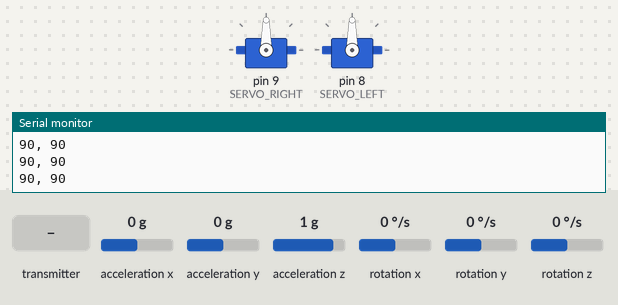
Recording of a sketch running on a simulated Arduino Uno, built with avr-gcc and run on an emulated ATmega328P. Shown: 2 × servo, the last lines printed to the serial monitor. Wiring (inferred from the names in the program): MPU-6050 motion sensor at I2C address 0x68. Inputs (shaded band) come from the test bench; at power-on: acceleration y 0 g, rotation x 0 °/s, acceleration x 0 g, acceleration z 1 g, rotation y 0 °/s, rotation z 0 °/s.

Above: at 1.6 s.
1.7 s: acceleration y set to -1.4 g
At 3.54 s:
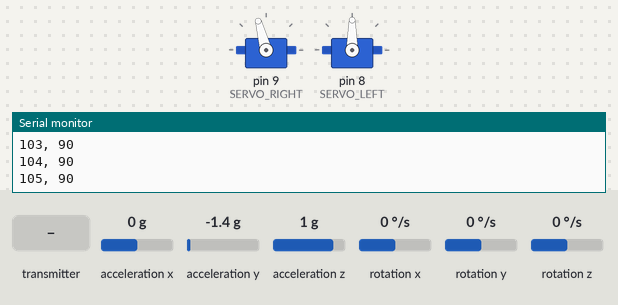
4.7 s: rotation x set to 192 °/s
At 5.5 s:
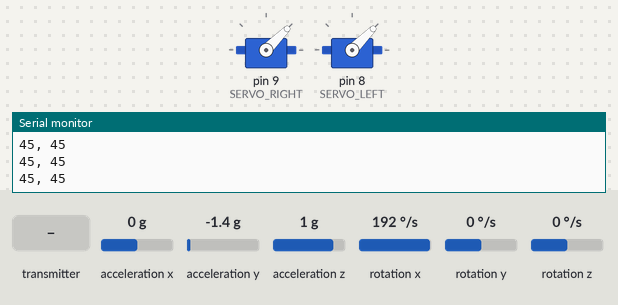
6.6 s: the transmitter starts sending readChannel.0 = 1000
At 7.6 s:
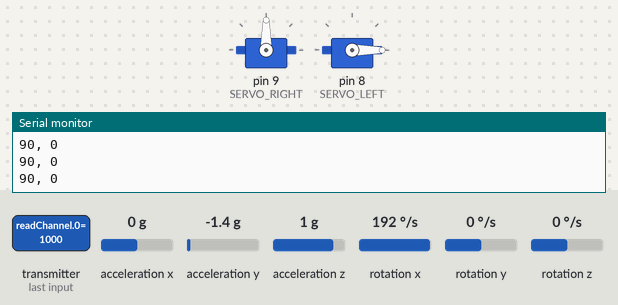
8.1 s: rotation x set to -100 °/s
At 10.95 s:
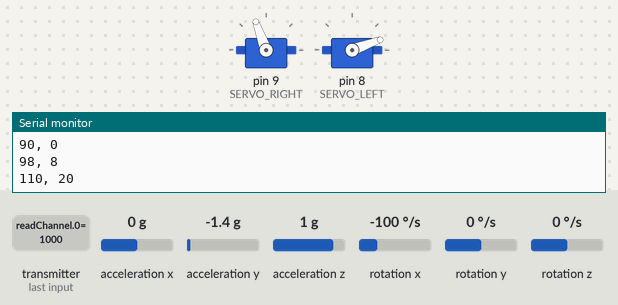
11.1 s: the transmitter starts sending readChannel.0 = 1250
14.1 s: rotation x set to 100 °/s
At 17.8 s:
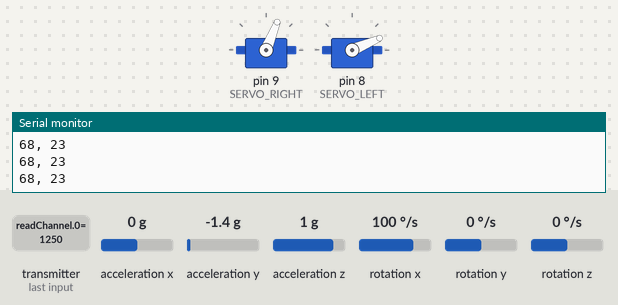
Timing chart, 0 to 18.1 s (numbered marks = the images above; inputs shaded):
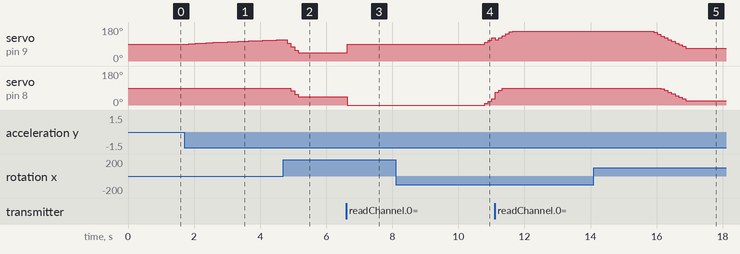

Measured:
- after the input at 1.7 s, servo on pin 9 (SERVO_RIGHT): moves from 90° to 112° over 2.7 s, starting after 0.14 s
- after the input at 4.7 s, servo on pin 8 (SERVO_LEFT): 90° → 75° after 0.23 s, → 56° 0.11 s later, → 45° 0.11 s later
- after the input at 6.6 s, servo on pin 9 (SERVO_RIGHT): 45° → 90° at once; servo on pin 8 (SERVO_LEFT): 45° → 0° at once
- after the input at 8.1 s, servo on pin 9 (SERVO_RIGHT): 90° → 98° after 2.7 s, → 110° 0.11 s later, → 122° 0.11 s later; servo on pin 8 (SERVO_LEFT): 0° → 8° after 2.7 s, → 20° 0.11 s later, → 32° 0.11 s later
- after the input at 14.1 s, servo on pin 9 (SERVO_RIGHT): moves from 158° to 68° over 0.96 s, starting after 1.8 s; servo on pin 8 (SERVO_LEFT): moves from 90° to 23° over 0.75 s, starting after 2.0 s

The sketch:

CONTROLLER.ino
```cpp
#include <IBusBM.h>
#include <Servo.h>
#include <Wire.h>
#include <MPU6050.h>
#include <MadgwickAHRS.h>

#define SERVO_RIGHT 9
#define SERVO_LEFT 8
IBusBM IBus;
Servo ServoRight;
Servo ServoLeft;

int CH1 = 0;
int CH2 = 0;
int CH3 = 0;
int CH4 = 0;
int CH5 = 0;
int CH6 = 0;

const int MPU = 0x68; // MPU6050 I2C address
float AccX, AccY, AccZ;
float GyroX, GyroY, GyroZ;
float accAngleX, accAngleY, accAngleZ; // Add Z-axis angle
float gyroAngleX, gyroAngleY, gyroAngleZ; // Add Z-axis angle
float angleX, angleY, angleZ; // Add Z-axis angle
float AccErrorX, AccErrorY, AccErrorZ; // Add Z-axis error
float GyroErrorX, GyroErrorY, GyroErrorZ; // Add Z-axis error
float elapsedTime, currentTime, previousTime;
int c = 0;

void setup() {
  Serial.begin(9600);

  // Initialize MPU6050
  initialize_MPU6050();

  // Calculate IMU error
  calculate_IMU_error();

  // Initialize iBus
  IBus.begin(Serial);

  // Attach servos and set them to the neutral position
  ServoRight.attach(SERVO_RIGHT);
  ServoLeft.attach(SERVO_LEFT);

  ServoRight.write(90); // Set right servo to neutral
  ServoLeft.write(90);  // Set left servo to neutral
}

void loop() {
  read_IMU();

  // Read iBus channels
  CH1 = IBus.readChannel(0);
  CH2 = IBus.readChannel(1);
  CH3 = IBus.readChannel(2);
  CH4 = IBus.readChannel(3);
  CH5 = IBus.readChannel(4);
  CH6 = IBus.readChannel(5);


  // Map iBus channel values to servo position range (0 to 180 degrees)
  int iBusServoPosition = map(CH1, 1000, 2000, 0, 180);
  iBusServoPosition = constrain(iBusServoPosition, 0, 180); // Ensure the value is within the valid range

  // Increase sensitivity by scaling angleX (you can adjust the scaling factor as needed)
  float scaledAngleX = angleX * 2.0; // Scale factor to make servos more sensitive to changes in angleX

  // Map the scaled angleX value to the servo position range (0 to 180 degrees)
  int gyroServoPosition = map(scaledAngleX, -90, 90, 0, 180);
  gyroServoPosition = constrain(gyroServoPosition, 0, 180); // Ensure the value is within the valid range

  // Combine iBus control with gyro control (you can adjust the ratio as needed)
  int combinedServoPositionRight = (iBusServoPosition + gyroServoPosition) / 2;
  int combinedServoPositionLeft = (iBusServoPosition - gyroServoPosition) / 2;

  combinedServoPositionRight = constrain(combinedServoPositionRight, 0, 180); // Ensure the value is within the valid range
  combinedServoPositionLeft = constrain(combinedServoPositionLeft, -180, 0); // Ensure the value is within the valid range

  // Move the servos based on the combined position, flipping directions
  ServoRight.write(180 - combinedServoPositionRight); // Adjust direction for right servo
  ServoLeft.write(combinedServoPositionLeft + 90);        // Adjust direction for left servo

  Serial.print(180 - combinedServoPositionRight);
  Serial.print(", ");
  Serial.println((combinedServoPositionLeft+90));

  delay(50);
}

void initialize_MPU6050() {
  Wire.begin();                      // Initialize communication
  Wire.beginTransmission(MPU);       // Start communication with MPU6050 // MPU=0x68
  Wire.write(0x6B);                  // Talk to the register 6B
  Wire.write(0x00);                  // Make reset - place a 0 into the 6B register
  Wire.endTransmission(true);        // End the transmission
  // Configure Accelerometer
  Wire.beginTransmission(MPU);
  Wire.write(0x1C);                  // Talk to the ACCEL_CONFIG register
  Wire.write(0x10);                  // Set the register bits as 00010000 (+/- 8g full scale range)
  Wire.endTransmission(true);
  // Configure Gyro
  Wire.beginTransmission(MPU);
  Wire.write(0x1B);                   // Talk to the GYRO_CONFIG register (1B hex)
  Wire.write(0x10);                   // Set the register bits as 00010000 (1000dps full scale)
  Wire.endTransmission(true);
}

void calculate_IMU_error() {
  // We can call this function in the setup section to calculate the accelerometer and gyro data error. From here we will get the error values used in the above equations printed on the Serial Monitor.
  // Note that we should place the IMU flat in order to get the proper values, so that we then can get the correct values.
  // Read accelerometer values 200 times
  while (c < 200) {
    Wire.beginTransmission(MPU);
    Wire.write(0x3B);
    Wire.endTransmission(false);
    Wire.requestFrom(MPU, 6, true);
    AccX = (Wire.read() << 8 | Wire.read()) / 4096.0 ;
    AccY = (Wire.read() << 8 | Wire.read()) / 4096.0 ;
    AccZ = (Wire.read() << 8 | Wire.read()) / 4096.0 ;
    // Sum all readings
    AccErrorX = AccErrorX + ((atan((AccY) / sqrt(pow((AccX), 2) + pow((AccZ), 2))) * 180 / PI));
    AccErrorY = AccErrorY + ((atan(-1 * (AccX) / sqrt(pow((AccY), 2) + pow((AccZ), 2))) * 180 / PI));
    AccErrorZ = AccErrorZ + (AccZ - 1.0); // Assuming Z should be 1g if placed flat
    c++;
  }
  // Divide the sum by 200 to get the error value
  AccErrorX = AccErrorX / 200;
  AccErrorY = AccErrorY / 200;
  AccErrorZ = AccErrorZ / 200;
  c = 0;
  // Read gyro values 200 times
  while (c < 200) {
    Wire.beginTransmission(MPU);
    Wire.write(0x43);
    Wire.endTransmission(false);
    Wire.requestFrom(MPU, 6, true); // Read 6 registers for gyro (2 for each axis)
    GyroX = Wire.read() << 8 | Wire.read();
    GyroY = Wire.read() << 8 | Wire.read();
    GyroZ = Wire.read() << 8 | Wire.read();
    // Sum all readings
    GyroErrorX = GyroErrorX + (GyroX / 32.8);
    GyroErrorY = GyroErrorY + (GyroY / 32.8);
    GyroErrorZ = GyroErrorZ + (GyroZ / 32.8);
    c++;
  }
  // Divide the sum by 200 to get the error value
  GyroErrorX = GyroErrorX / 200;
  GyroErrorY = GyroErrorY / 200;
  GyroErrorZ = GyroErrorZ / 200;
}

void read_IMU() {
  // === Read accelerometer data === //
  Wire.beginTransmission(MPU);
  Wire.write(0x3B); // Start with register 0x3B (ACCEL_XOUT_H)
  Wire.endTransmission(false);
  Wire.requestFrom(MPU, 6, true); // Read 6 registers total, each axis value is stored in 2 registers
  // For a range of +-8g, we need to divide the raw values by 4096, according to the datasheet
  AccX = (Wire.read() << 8 | Wire.read()) / 4096.0; // X-axis value
  AccY = (Wire.read() << 8 | Wire.read()) / 4096.0; // Y-axis value
  AccZ = (Wire.read() << 8 | Wire.read()) / 4096.0; // Z-axis value
  // Calculating angle values using
  accAngleX = (atan(AccY / sqrt(pow(AccX, 2) + pow(AccZ, 2))) * 180 / PI) + 1.15; // AccErrorX ~(-1.15) See the calculate_IMU_error() custom function for more details
  accAngleY = (atan(-1 * AccX / sqrt(pow(AccY, 2) + pow(AccZ, 2))) * 180 / PI) - 0.52; // AccErrorY ~(0.5)
  accAngleZ = (atan(AccZ / sqrt(pow(AccX, 2) + pow(AccY, 2))) * 180 / PI) + 0.0; // AccErrorZ ~(0.0)
  // === Read gyro data === //
  previousTime = currentTime;        // Previous time is stored before the actual time read
  currentTime = millis();            // Current time actual time read
  elapsedTime = (currentTime - previousTime) / 1000.0;   // Divide by 1000 to get seconds
  Wire.beginTransmission(MPU);
  Wire.write(0x43); // Gyro data first register address 0x43
  Wire.endTransmission(false);
  Wire.requestFrom(MPU, 6, true); // Read 6 registers total, each axis value is stored in 2 registers
  GyroX = (Wire.read() << 8 | Wire.read()) / 32.8; // For a 1000dps range we have to divide first the raw value by 32.8, according to the datasheet
  GyroY = (Wire.read() << 8 | Wire.read()) / 32.8;
  GyroZ = (Wire.read() << 8 | Wire.read()) / 32.8;
  GyroX = GyroX + GyroErrorX; // GyroErrorX
  GyroY = GyroY + GyroErrorY; // GyroErrorY
  GyroZ = GyroZ + GyroErrorZ; // GyroErrorZ
  // Currently the raw values are in degrees per seconds, deg/s, so we need to multiply by seconds (s) to get the angle in degrees
  gyroAngleX = GyroX * elapsedTime;
  gyroAngleY = GyroY * elapsedTime;
  gyroAngleZ = GyroZ * elapsedTime;
  // Complementary filter - combine accelerometer and gyro angle values
  angleX = 0.98 * (angleX + gyroAngleX) + 0.02 * accAngleX;
  angleY = 0.98 * (angleY + gyroAngleY) + 0.02 * accAngleY;
  angleZ = 0.98 * (angleZ + gyroAngleZ) + 0.02 * accAngleZ;
  delay(50);
}
```
